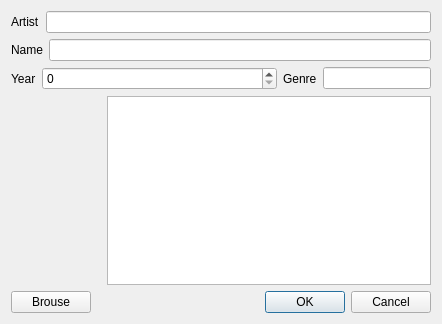
<?xml version="1.0" encoding="UTF-8"?>
<ui version="4.0">
 <class>AlbumDialog</class>
 <widget class="QDialog" name="AlbumDialog">
  <property name="geometry">
   <rect>
    <x>0</x>
    <y>0</y>
    <width>442</width>
    <height>324</height>
   </rect>
  </property>
  <property name="windowTitle">
   <string>Album</string>
  </property>
  <property name="windowIcon">
   <iconset resource="rs.qrc">
    <normaloff>:/icons/icons8-табулатура-40.png</normaloff>:/icons/icons8-табулатура-40.png</iconset>
  </property>
  <layout class="QVBoxLayout" name="verticalLayout">
   <item>
    <layout class="QHBoxLayout" name="horizontalLayout">
     <item>
      <widget class="QLabel" name="a_label">
       <property name="text">
        <string>Artist</string>
       </property>
      </widget>
     </item>
     <item>
      <widget class="QLineEdit" name="a_line_edit"/>
     </item>
    </layout>
   </item>
   <item>
    <layout class="QHBoxLayout" name="horizontalLayout_2">
     <item>
      <widget class="QLabel" name="n_label">
       <property name="text">
        <string>Name</string>
       </property>
      </widget>
     </item>
     <item>
      <widget class="QLineEdit" name="n_line_edit"/>
     </item>
    </layout>
   </item>
   <item>
    <layout class="QHBoxLayout" name="horizontalLayout_3">
     <item>
      <widget class="QLabel" name="y_label">
       <property name="text">
        <string>Year</string>
       </property>
      </widget>
     </item>
     <item>
      <widget class="QSpinBox" name="y_spinBox">
       <property name="sizePolicy">
        <sizepolicy hsizetype="Expanding" vsizetype="Fixed">
         <horstretch>5</horstretch>
         <verstretch>0</verstretch>
        </sizepolicy>
       </property>
       <property name="sizeIncrement">
        <size>
         <width>5</width>
         <height>0</height>
        </size>
       </property>
       <property name="maximum">
        <number>3000</number>
       </property>
      </widget>
     </item>
     <item>
      <widget class="QLabel" name="g_label">
       <property name="text">
        <string>Genre</string>
       </property>
      </widget>
     </item>
     <item>
      <widget class="QLineEdit" name="g_line_edit"/>
     </item>
    </layout>
   </item>
   <item>
    <layout class="QHBoxLayout" name="horizontalLayout_5">
     <item>
      <widget class="QLabel" name="img_label">
       <property name="minimumSize">
        <size>
         <width>90</width>
         <height>0</height>
        </size>
       </property>
       <property name="text">
        <string/>
       </property>
      </widget>
     </item>
     <item>
      <widget class="QPlainTextEdit" name="comment"/>
     </item>
    </layout>
   </item>
   <item>
    <layout class="QHBoxLayout" name="horizontalLayout_4">
     <item>
      <widget class="QPushButton" name="brouse_button">
       <property name="text">
        <string>Brouse</string>
       </property>
      </widget>
     </item>
     <item>
      <spacer name="horizontalSpacer">
       <property name="orientation">
        <enum>Qt::Horizontal</enum>
       </property>
       <property name="sizeHint" stdset="0">
        <size>
         <width>58</width>
         <height>20</height>
        </size>
       </property>
      </spacer>
     </item>
     <item>
      <widget class="QDialogButtonBox" name="buttonBox">
       <property name="locale">
        <locale language="English" country="UnitedStates"/>
       </property>
       <property name="orientation">
        <enum>Qt::Horizontal</enum>
       </property>
       <property name="standardButtons">
        <set>QDialogButtonBox::Cancel|QDialogButtonBox::Ok</set>
       </property>
      </widget>
     </item>
    </layout>
   </item>
  </layout>
  <zorder></zorder>
  <zorder></zorder>
 </widget>
 <resources>
  <include location="rs.qrc"/>
 </resources>
 <connections>
  <connection>
   <sender>buttonBox</sender>
   <signal>accepted()</signal>
   <receiver>AlbumDialog</receiver>
   <slot>accept()</slot>
   <hints>
    <hint type="sourcelabel">
     <x>389</x>
     <y>282</y>
    </hint>
    <hint type="destinationlabel">
     <x>157</x>
     <y>274</y>
    </hint>
   </hints>
  </connection>
  <connection>
   <sender>buttonBox</sender>
   <signal>rejected()</signal>
   <receiver>AlbumDialog</receiver>
   <slot>reject()</slot>
   <hints>
    <hint type="sourcelabel">
     <x>389</x>
     <y>288</y>
    </hint>
    <hint type="destinationlabel">
     <x>286</x>
     <y>274</y>
    </hint>
   </hints>
  </connection>
 </connections>
</ui>
